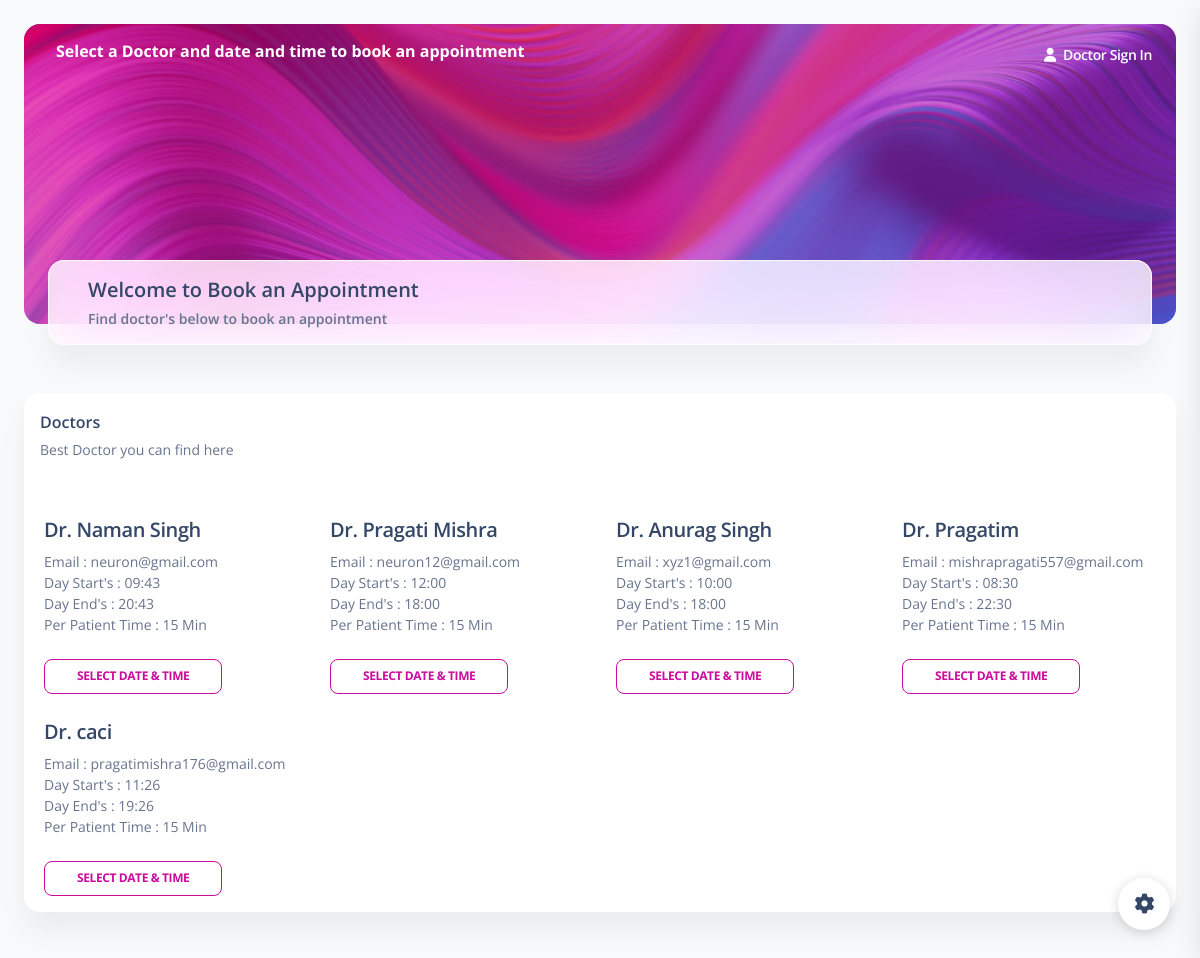
The page / on the database its author committed.
### dashbaord/models.py (models this page shows, shortened)
class Doctor(models.Model):
    id = models.AutoField(primary_key=True)
    name = models.CharField(max_length=100)
    user = models.ForeignKey(User, on_delete=models.CASCADE)
    appointment_slot_time = models.CharField(max_length=10, null=True)
    email = models.EmailField(null=True)
    day_start_time = models.CharField(max_length=15, null=True)
    day_end_time = models.CharField(max_length=15, null=True)

### login/views.py (the view)
# urls.py: path('',views.HomePagePatient.as_view(),name="homepagepatient"),
class HomePagePatient(View):
    def get(self, request):
        doctors = Doctor.objects.all()
        data = {"doctors": doctors}
        return render(request, "patient/dashboard.html", data)

### templates/patient/dashboard.html (shortened to what this page needs)
{% extends 'patient/base.html' %}
{% load static %}
{% block content %}
  <div class="main-content position-relative bg-gray-100 max-height-vh-100 h-100">
    <nav class="navbar navbar-main navbar-expand-lg bg-transparent shadow-none position-absolute px-4 w-100 z-index-2">
      <div class="container-fluid py-1">
        <nav aria-label="breadcrumb">
          <h6 class="text-white font-weight-bolder ms-2">Select a Doctor and date and time to book an appointment</h6>
        </nav>
        <div class="collapse navbar-collapse me-md-0 me-sm-4 mt-sm-0 mt-2" id="navbar">
          <ul class="navbar-nav justify-content-end">
            <li class="nav-item d-flex align-items-center">
              <a href="/signin" class="nav-link text-white font-weight-bold px-0">
                <i class="fa fa-user me-sm-1"></i>
                <span class="d-sm-inline d-none">Doctor Sign In</span>
              </a>
            </li>
          </ul>
        </div>
      </div>
    </nav>
    <div class="container-fluid">
      <div class="page-header min-height-300 border-radius-xl mt-4" style="background-image: url({% static '/img/curved-images/curved0.jpg' %}); background-position-y: 50%;">
        <span class="mask bg-gradient-primary opacity-6"></span>
      </div>
      <div class="card card-body blur shadow-blur mx-4 mt-n6 overflow-hidden">
        <div class="row gx-4">
          <div class="col-auto">
          </div>
          <div class="col-auto my-auto">
            <div class="h-100">
              <h5 class="mb-1">
                Welcome to Book an Appointment
              </h5>
              <p class="mb-0 font-weight-bold text-sm">
                Find doctor's below to book an appointment
              </p>
            </div>
          </div>
        </div>
      </div>
    </div>
    <div class="container-fluid py-4">
      <div class="row">
        <div class="col-12 mt-4">
          <div class="card mb-4">
            <div class="card-header pb-0 p-3">
              <h6 class="mb-1">Doctors</h6>
              <p class="text-sm">Best Doctor you can find here</p>
            </div>
            <div class="card-body p-3">
              <div class="row">
                {% for doctor in doctors%}
                <div class="col-xl-3 col-md-6 mb-xl-0 mb-4 doctor_details" id="doctor_details_{{doctor.id}}">
                  <div class="card card-blog card-plain">
                    <div class="card-body px-1 pb-0">
                      <a href="javascript:;">
                        <h5>
                          Dr. {{doctor.name}}
                        </h5>
                      </a>
                      <p class="mb-4 text-sm">
                        Email : {{doctor.user.username}} </br>
                        Day Start's : {{doctor.day_start_time}} </br>
                        Day End's : {{doctor.day_end_time}}</br>
                        Per Patient Time : {{doctor.appointment_slot_time}}
                      </p>
                      <div class="d-flex align-items-center justify-content-between">
                        <button type="button" class="btn btn-outline-primary btn-sm mb-0 appoinment_btn" id="select_date_time_{{doctor.id}}">Select Date & Time</button>
                      </div>
                    </div>
                  </div>
                </div>
                {% endfor %}
              </div>
            </div>
          </div>
        </div>
      </div>
    </div>
  </div>
  <div class="fixed-plugin">
    <a class="fixed-plugin-button text-dark position-fixed px-3 py-2">
      <i class="fa fa-cog py-2"> </i>
    </a>
  </div>
{% endblock %}

### templates/patient/base.html (shortened to what this page needs)
{% load static %}
<html lang="en">
<head>
  <link href="{% static 'css/nucleo-icons.css' %}" rel="stylesheet" />
  <link href="{% static 'css/nucleo-svg.css' %}" rel="stylesheet" />
  <link href="{% static 'css/nucleo-svg.css' %}" rel="stylesheet" />
  <link id="pagestyle" href="{% static 'css/soft-ui-dashboard.css' %}" rel="stylesheet" />
</head>
<body class="g-sidenav-show  bg-gray-100">
    {% block content%}
    {% endblock %}
</body>
</html>

### rows shown on the page
Doctor: name "Naman Singh", user.username "neuron@gmail.com", day_start_time "09:43", day_end_time "20:43", appointment_slot_time "15 Min"
Doctor: name "Pragati Mishra", user.username "neuron12@gmail.com", day_start_time "12:00", day_end_time "18:00", appointment_slot_time "15 Min"
Doctor: name "Anurag Singh", user.username "xyz1@gmail.com", day_start_time "10:00", day_end_time "18:00", appointment_slot_time "15 Min"
Doctor: name "Pragatim", user.username "mishrapragati557@gmail.com", day_start_time "08:30", day_end_time "22:30", appointment_slot_time "15 Min"
Doctor: name "caci", user.username "pragatimishra176@gmail.com", day_start_time "11:26", day_end_time "19:26", appointment_slot_time "15 Min"
